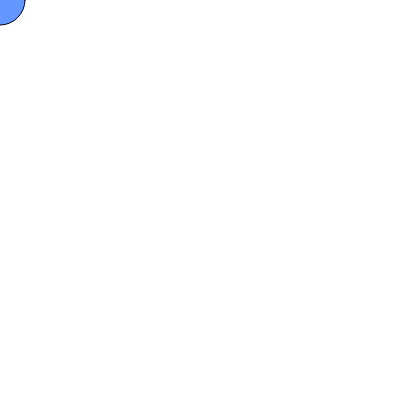
Frame 1 (no input)
Frame 60 (no input): identical to frame 1, image omitted
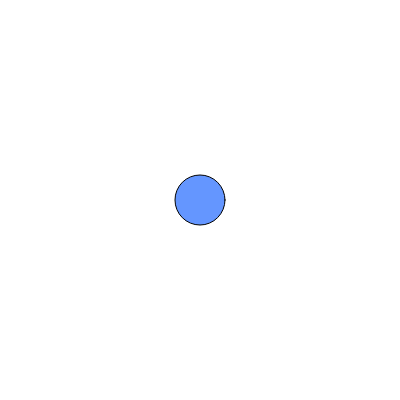
Frame 120 (the mouse pressed at the canvas centre since frame 60)

The p5.js sketch that drew these frames (run headless with seeded random() and noise() and a simulated clock; from frame 60 on, the mouse is pressed at the canvas centre):

// p5.js sketch
// ── sketch.js
function setup() {
    createCanvas(400, 400);
}

function draw() {
    background(255);
    fill(100, 150, 255);
    ellipse(mouseX, mouseY, 50, 50);}
